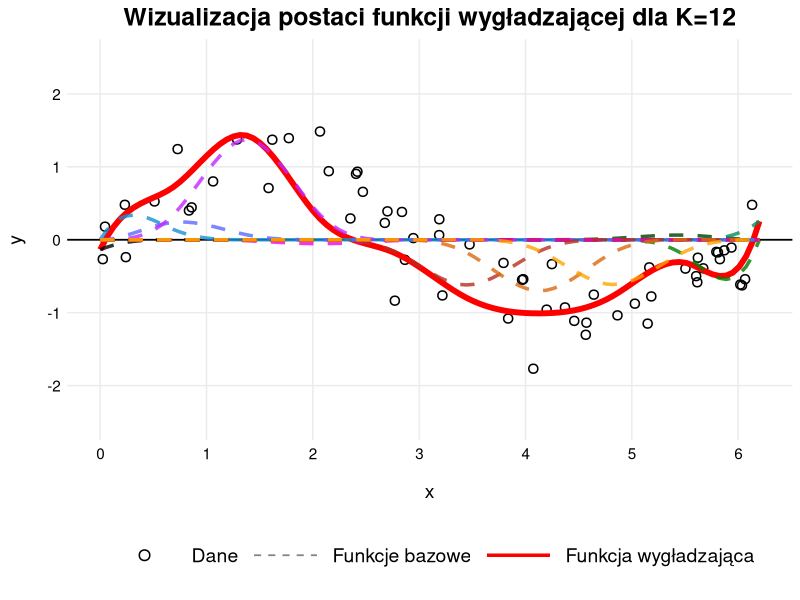

Write R code to recreate this figure.
library(ggplot2)
library(splines)

set.seed(42)

# Część teoretyczna: Obrazowanie funckji wygładzającej

base_dim <- 12
names_in_legends <- c("Dane", "Funkcje bazowe", "Funkcja wygładzająca")

# Generowanie danych
x_points <- runif(60, 0, 6.2)
y_points <- sin(x_points) + rnorm(60, 0, 0.4)
df_points <- data.frame(x = x_points, y = y_points)

df_points$label <- factor("Dane", levels = names_in_legends) 

# Funkcja wygładzająca
B_train <- bs(df_points$x, df = base_dim, intercept = TRUE)
model <- lm(df_points$y ~ B_train - 1)
betas <- coef(model) 

x_grid <- seq(0, 6.2, length.out = 100)
B_grid <- bs(x_grid, df = base_dim, intercept = TRUE)

y_est <- B_grid %*% betas
df_true <- data.frame(x = x_grid, y = as.vector(y_est))
df_true$label <- factor("Funkcja wygładzająca", levels = names_in_legends) 

df_dashed <- data.frame()
my_palette <- colorRampPalette(c("black", "green4", "dodgerblue", "magenta", "firebrick", "orange"))
colors_dashed <- my_palette(base_dim)

# Generowanie funkcji bazowych
for (k in 1:base_dim) {
  y_basis <- B_grid[, k] * betas[k]
  temp_df <- data.frame(x = x_grid, y = y_basis, group = as.character(k))

  temp_df$label <- factor("Funkcje bazowe", levels = names_in_legends)
  df_dashed <- rbind(df_dashed, temp_df)
}

# Wykres
ggplot() +
  geom_hline(yintercept = 0, color = "black", linewidth = 0.6) +
  geom_point(data = df_points,
             aes(x = x, y = y, shape = label),
             size = 2.5, color = "black", stroke = 0.8) +
  
  # Funkcja wygładzająca
  geom_line(data = df_true,
            aes(x = x, y = y, linetype = label),
            color = "red", linewidth = 2) +
  # Funkcje bazowe
  geom_line(data = df_dashed,
            aes(x = x, y = y, group = group, color = group, linetype = label),
            linewidth = 1.2, alpha = 0.8) +

  scale_color_manual(values = colors_dashed, guide = "none") +
  scale_shape_manual(
    name = NULL,
    values = c("Dane" = 1, "Funkcje bazowe" = NA, "Funkcja wygładzająca" = NA),
    drop = FALSE 
  ) +
  scale_linetype_manual(
    name = NULL,
    values = c("Dane" = "blank", "Funkcje bazowe" = "dashed", "Funkcja wygładzająca" = "solid"),
    drop = FALSE 
  ) +
  guides(
    shape = guide_legend(override.aes = list(
      color = c("black", "grey40", "red"),
      linewidth = c(0, 0.6, 1.2),
      size = c(3, NA, NA)
    )),
    linetype = guide_legend(override.aes = list(
      color = c("black", "grey40", "red"),
      linewidth = c(0, 0.6, 1.2),
      size = c(3, NA, NA)
    ))
  ) +
  scale_x_continuous(breaks = 0:6) +
  scale_y_continuous(limits = c(-2.5, 2.5), breaks = seq(-2.0, 2.0, 1.0)) +
  theme_minimal() +
  theme(
    legend.position = "bottom",
    plot.title = element_text(hjust = 0.5, face = "bold", size=18),
    panel.grid.minor = element_blank(),
    axis.title.x = element_text(margin = margin(t = 15), size = 14),
    axis.title.y = element_text(margin = margin(r = 15), size = 14),
    axis.text = element_text(size = 11, color = "black"),
    legend.text = element_text(size = 14),           
    legend.key.size = unit(1.5, "cm"),              
    legend.key.width = unit(2, "cm")
  ) +
  labs(x = "x", y = "y", title="Wizualizacja postaci funkcji wygładzającej dla K=12")
